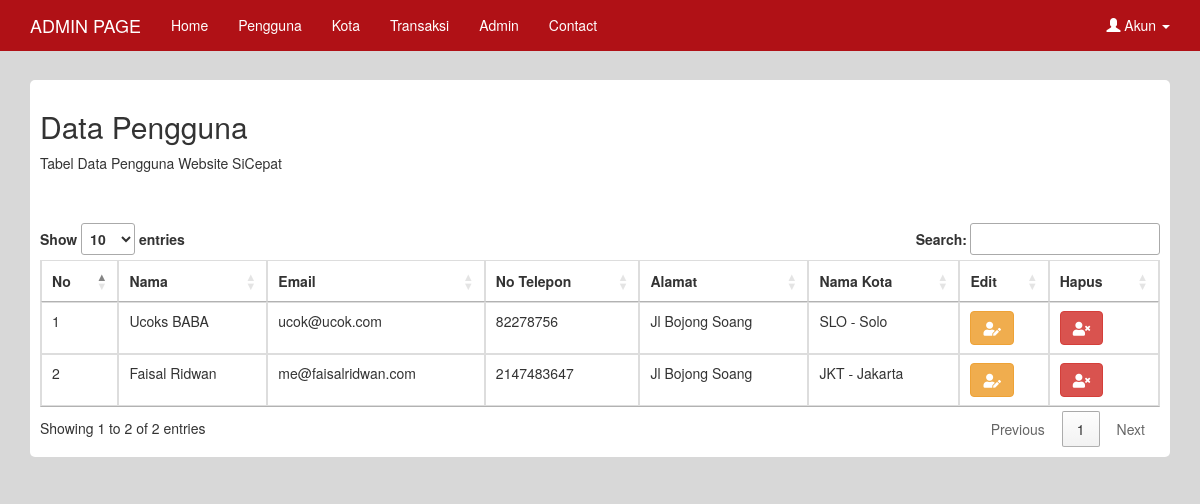
The app's page /index.php/admin/pengguna (signed in) with its own data.
### tables this page shows
CREATE TABLE `pengguna` (
  `id` int(10) NOT NULL,
  `nama` varchar(30) NOT NULL,
  `email` varchar(30) NOT NULL,
  `notlp` int(15) NOT NULL,
  `kodekota` varchar(3) NOT NULL,
  `alamat` varchar(30) NOT NULL
);

CREATE TABLE `kota` (
  `kodekota` varchar(3) NOT NULL,
  `namakota` varchar(30) NOT NULL
);

### application/controllers/Admin.php (called while the page is built, shortened)
<?php
class Admin extends CI_Controller {
	public function __construct()
	{
		$this->load->model('M_admin');
	}
	public function pengguna()
	{
		$data_pengguna = $this->M_admin->Getpengguna_id();
		$data_kota = $this->M_admin->Getkota_kode();
		$this->load->view('admin/page_header',['datakota'=>$data_kota]);
		$this->load->view('admin/page_pengguna',['datapengguna'=>$data_pengguna]);
	}
}

### index.php (called while the page is built, shortened)
<?php
require_once BASEPATH.'core/CodeIgniter.php';

### application/models/M_admin.php (called while the page is built, shortened)
<?php
class M_admin extends CI_Model {
	public function Getpengguna_id(){
		$this->db->select('*');
		$this->db->from('pengguna');
		$this->db->join('kota','kota.kodekota=pengguna.kodekota','LEFT OUTER');
		$query = $this->db->get();
		return $query->result();
	}
	public function Getkota_kode(){
		$this->db->select('*');
		$this->db->from('kota');
		$query = $this->db->get();
		return $query->result();
	}
}

### application/views/admin/page_pengguna.php (the view, shortened to what this page needs)
  <div class="container">
    <div class="box">
      <h2>Data Pengguna</h2>
      <p>Tabel Data Pengguna Website SiCepat</p>
      <br><br>
      <table class="table table-bordered" id="table">
        <thead>
          <tr>
            <th>No</th>
            <th>Nama</th>
            <th>Email</th>
            <th>No Telepon</th>
            <th>Alamat</th>
            <th>Nama Kota</th>
            <th>Edit</th>
            <th>Hapus</th>
          </tr>
        </thead>
        <tbody>
          <?php $no=1; foreach ($datapengguna as $d ) {?>
          <tr>
            <form action="">
              <td><?php echo $no++ ?></td>
              <td><?php echo $d->nama ?></td>
            <td><?php echo $d->email  ?></td>
            <td><?php echo $d->notlp ?></td>
            <td><?php echo $d->alamat ?></td>
            <td><?php echo $d->kodekota.' - '.$d->namakota ?></td>
              <td><button type="button" class="btn btn-warning" data-toggle="modal" data-target="#edit<?php echo $d->id ?>"><i class="fas fa-user-edit"></i></button></td>
              <td><a type="button" class="btn btn-danger"  href="<?= base_url('index.php/admin/hapuspengguna/' .$d->id)?>" onClick="return confirm('Apakah Anda Yakin?')" ><i class="fas fa-user-times"></i></a></td>
            </form>
          </tr>
          <?php } ?>
        </tbody>
      </table>
    </div>
  </div>
</body>
</html>

### application/views/admin/page_header.php (style rules this page uses)
.box { margin-top: 80px; margin-bottom: 20px; padding: 10px; background-color: #fff ; border-radius: 5px; }
body { background-color: #D8D8D8; }

### records on screen
pengguna: nama "Ucoks BABA", email "ucok@ucok.com", notlp "82278756", alamat "Jl Bojong Soang", kodekota.kodekota "SLO", kodekota.namakota "Solo"
pengguna: nama "Faisal Ridwan", email "me@faisalridwan.com", notlp "2147483647", alamat "Jl Bojong Soang", kodekota.kodekota "JKT", kodekota.namakota "Jakarta"
